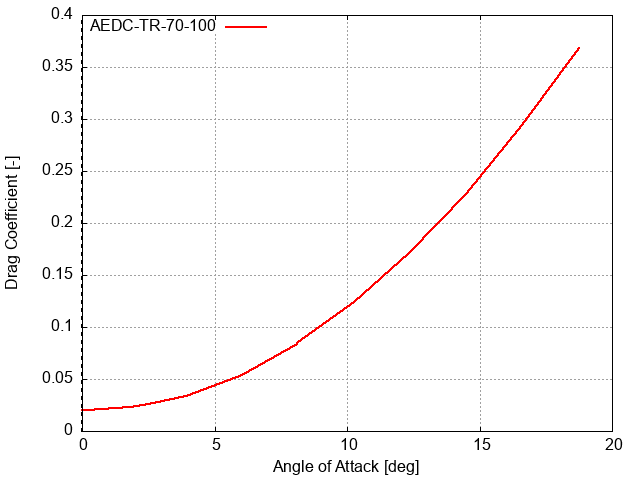

This figure's gnuplot source:
set terminal png
set output "Ma_1.00_CD.png"
set xlabel "Angle of Attack [deg]"
set ylabel "Drag Coefficient [-]"
set xrange [0: 20]
set yrange [0.0: 0.4]
set xtics 5
set ytics nomirror
set key left top
set grid
set yzeroaxis lw 2
set style line 1 lc rgb '#ff0000' lw 2 pt 1 ps 0
set style line 2 lc rgb '#0000ff' lw 2 pt 1 ps 0
set style line 3 lc rgb '#00ff00' lw 2 pt 1 ps 0
set style line 4 lc rgb '#000000' lw 2 pt 1 ps 0
set datafile separator ","
plot \
  "AEDC-TR-70-100/Ma_1.00.csv" using 1:3 with linespoints ls 1 title "AEDC-TR-70-100", \
  "OpenFOAM/Ma_1.00_CD.csv" using 1:2 with linespoints ls 2 title "OpenFOAM",
